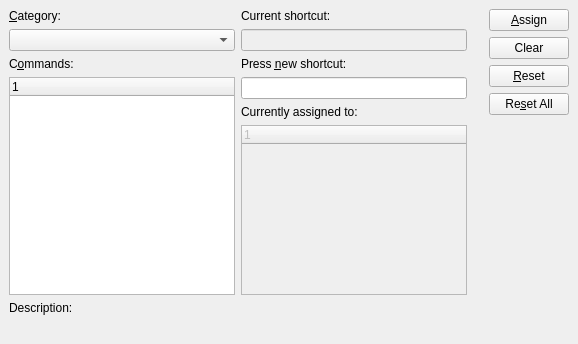
<?xml version="1.0" encoding="UTF-8"?>
<ui version="4.0">
 <class>Gui::Dialog::DlgCustomKeyboard</class>
 <widget class="QWidget" name="Gui::Dialog::DlgCustomKeyboard">
  <property name="geometry">
   <rect>
    <x>0</x>
    <y>0</y>
    <width>578</width>
    <height>344</height>
   </rect>
  </property>
  <property name="windowTitle">
   <string>Keyboard</string>
  </property>
  <layout class="QGridLayout">
   <property name="margin">
    <number>9</number>
   </property>
   <property name="spacing">
    <number>6</number>
   </property>
   <item row="1" column="0" colspan="4">
    <layout class="QVBoxLayout">
     <property name="spacing">
      <number>6</number>
     </property>
     <property name="margin">
      <number>0</number>
     </property>
     <item>
      <widget class="QLabel" name="textLabelDescriptionHeader">
       <property name="text">
        <string>Description:</string>
       </property>
      </widget>
     </item>
     <item>
      <widget class="QLabel" name="textLabelDescription">
       <property name="text">
        <string/>
       </property>
      </widget>
     </item>
    </layout>
   </item>
   <item row="0" column="2">
    <spacer>
     <property name="orientation">
      <enum>Qt::Horizontal</enum>
     </property>
     <property name="sizeType">
      <enum>QSizePolicy::Preferred</enum>
     </property>
     <property name="sizeHint" stdset="0">
      <size>
       <width>40</width>
       <height>20</height>
      </size>
     </property>
    </spacer>
   </item>
   <item row="0" column="0">
    <layout class="QVBoxLayout">
     <property name="spacing">
      <number>6</number>
     </property>
     <property name="margin">
      <number>0</number>
     </property>
     <item>
      <widget class="QLabel" name="TextLabelCategory">
       <property name="text">
        <string>&amp;Category:</string>
       </property>
       <property name="buddy">
        <cstring>categoryBox</cstring>
       </property>
      </widget>
     </item>
     <item>
      <widget class="Gui::StyledComboBox" name="categoryBox"/>
     </item>
     <item>
      <widget class="QLabel" name="TextLabelCommands">
       <property name="text">
        <string>C&amp;ommands:</string>
       </property>
       <property name="buddy">
        <cstring>commandTreeWidget</cstring>
       </property>
      </widget>
     </item>
     <item>
      <widget class="QTreeWidget" name="commandTreeWidget">
       <property name="minimumSize">
        <size>
         <width>220</width>
         <height>0</height>
        </size>
       </property>
       <property name="rootIsDecorated">
        <bool>false</bool>
       </property>
       <column>
        <property name="text">
         <string notr="true">1</string>
        </property>
       </column>
      </widget>
     </item>
    </layout>
   </item>
   <item row="0" column="1">
    <layout class="QVBoxLayout">
     <property name="spacing">
      <number>6</number>
     </property>
     <property name="margin">
      <number>0</number>
     </property>
     <item>
      <widget class="QLabel" name="textLabelShortcut">
       <property name="text">
        <string>Current shortcut:</string>
       </property>
      </widget>
     </item>
     <item>
      <widget class="Gui::AccelLineEdit" name="accelLineEditShortcut">
       <property name="enabled">
        <bool>false</bool>
       </property>
      </widget>
     </item>
     <item>
      <widget class="QLabel" name="textLabelNewShortcut">
       <property name="text">
        <string>Press &amp;new shortcut:</string>
       </property>
       <property name="buddy">
        <cstring>editShortcut</cstring>
       </property>
      </widget>
     </item>
     <item>
      <widget class="Gui::AccelLineEdit" name="editShortcut"/>
     </item>
     <item>
      <widget class="QLabel" name="textLabelAssigned">
       <property name="text">
        <string>Currently assigned to:</string>
       </property>
      </widget>
     </item>
     <item>
      <widget class="QTreeWidget" name="assignedTreeWidget">
       <property name="enabled">
        <bool>false</bool>
       </property>
       <property name="minimumSize">
        <size>
         <width>220</width>
         <height>0</height>
        </size>
       </property>
       <property name="rootIsDecorated">
        <bool>false</bool>
       </property>
       <column>
        <property name="text">
         <string notr="true">1</string>
        </property>
       </column>
      </widget>
     </item>
    </layout>
   </item>
   <item row="0" column="3">
    <layout class="QVBoxLayout">
     <property name="spacing">
      <number>6</number>
     </property>
     <property name="margin">
      <number>0</number>
     </property>
     <item>
      <widget class="QPushButton" name="buttonAssign">
       <property name="text">
        <string>&amp;Assign</string>
       </property>
       <property name="shortcut">
        <string>Alt+A</string>
       </property>
      </widget>
     </item>
     <item>
      <widget class="QPushButton" name="buttonClear">
       <property name="text">
        <string>Clear</string>
       </property>
      </widget>
     </item>
     <item>
      <widget class="QPushButton" name="buttonReset">
       <property name="text">
        <string>&amp;Reset</string>
       </property>
       <property name="shortcut">
        <string>Alt+R</string>
       </property>
      </widget>
     </item>
     <item>
      <widget class="QPushButton" name="buttonResetAll">
       <property name="text">
        <string>Re&amp;set All</string>
       </property>
       <property name="shortcut">
        <string>Alt+S</string>
       </property>
      </widget>
     </item>
     <item>
      <spacer>
       <property name="orientation">
        <enum>Qt::Vertical</enum>
       </property>
       <property name="sizeType">
        <enum>QSizePolicy::Expanding</enum>
       </property>
       <property name="sizeHint" stdset="0">
        <size>
         <width>41</width>
         <height>150</height>
        </size>
       </property>
      </spacer>
     </item>
    </layout>
   </item>
  </layout>
 </widget>
 <layoutdefault spacing="6" margin="11"/>
 <customwidgets>
  <customwidget>
   <class>Gui::StyledComboBox</class>
   <extends>QComboBox</extends>
   <header>Gui/Widgets.h</header>
  </customwidget>
  <customwidget>
   <class>Gui::AccelLineEdit</class>
   <extends>QLineEdit</extends>
   <header>Gui/Widgets.h</header>
  </customwidget>
 </customwidgets>
 <tabstops>
  <tabstop>categoryBox</tabstop>
  <tabstop>commandTreeWidget</tabstop>
  <tabstop>accelLineEditShortcut</tabstop>
  <tabstop>buttonAssign</tabstop>
  <tabstop>buttonReset</tabstop>
  <tabstop>buttonResetAll</tabstop>
 </tabstops>
 <resources/>
 <connections/>
</ui>
